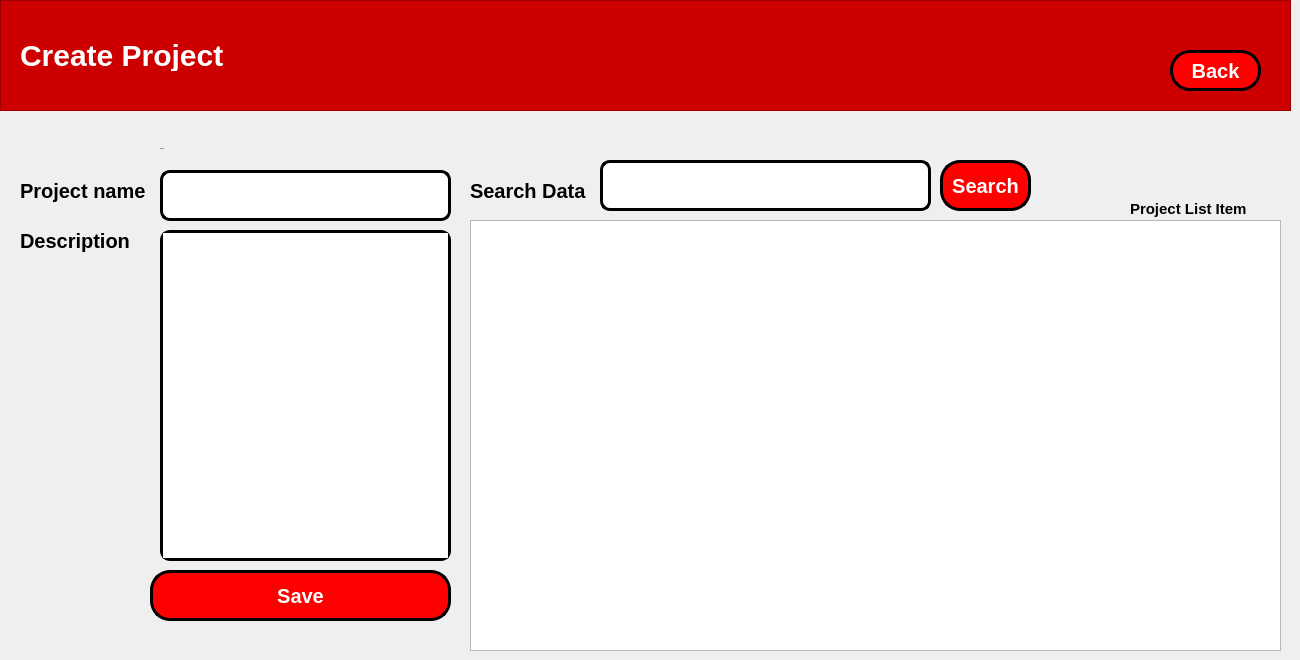
    <widget class="QWidget" name="createProject_2">
     <widget class="QFrame" name="frame_14">
      <property name="geometry">
       <rect>
        <x>0</x>
        <y>0</y>
        <width>1291</width>
        <height>111</height>
       </rect>
      </property>
      <property name="styleSheet">
       <string notr="true">QFrame {
	background-color: rgb(204, 0, 0);
	color: white;
}</string>
      </property>
      <property name="frameShape">
       <enum>QFrame::StyledPanel</enum>
      </property>
      <property name="frameShadow">
       <enum>QFrame::Raised</enum>
      </property>
      <widget class="QLabel" name="label_50">
       <property name="geometry">
        <rect>
         <x>20</x>
         <y>40</y>
         <width>211</width>
         <height>31</height>
        </rect>
       </property>
       <property name="styleSheet">
        <string notr="true">QLabel {
	font-size: 30px;
	font-weight: bold;
}</string>
       </property>
       <property name="text">
        <string>Create Project</string>
       </property>
      </widget>
      <widget class="QPushButton" name="btCreateProjectKembali">
       <property name="geometry">
        <rect>
         <x>1170</x>
         <y>50</y>
         <width>91</width>
         <height>41</height>
        </rect>
       </property>
       <property name="cursor">
        <cursorShape>PointingHandCursor</cursorShape>
       </property>
       <property name="layoutDirection">
        <enum>Qt::LeftToRight</enum>
       </property>
       <property name="styleSheet">
        <string notr="true">QPushButton {
	border-radius: 20px;
	background: red;
	color: white;
	font-weight: bold;
	font-size: 20px;
	border: 3px solid black;
  	text-align: center;
}

QPushButton:hover {
    background: qradialgradient(
        cx: 0.3, cy: -0.4, fx: 0.3, fy: -0.4,
        radius: 1.35, stop: 0 #fff, stop: 1 #bbb
        );
	color: black;
	border: 3px solid black;
    }

QPushButton:pressed {
    border-style: inset;
    background: qradialgradient(
        cx: 0.4, cy: -0.1, fx: 0.4, fy: -0.1,
        radius: 1.35, stop: 0 #fff, stop: 1 #ddd
        );
    }

QPushButton::icon {
    margin-bottom: 5px; 
}
</string>
       </property>
       <property name="text">
        <string>Back</string>
       </property>
       <property name="iconSize">
        <size>
         <width>50</width>
         <height>50</height>
        </size>
       </property>
       <property name="flat">
        <bool>false</bool>
       </property>
      </widget>
     </widget>
     <widget class="QLineEdit" name="txtCreateProjectNama">
      <property name="geometry">
       <rect>
        <x>160</x>
        <y>170</y>
        <width>291</width>
        <height>51</height>
       </rect>
      </property>
      <property name="styleSheet">
       <string notr="true">QLineEdit {
	border-radius: 10px;
	border: 3px solid black;
	font-size: 20px
}</string>
      </property>
     </widget>
     <widget class="QLineEdit" name="txtCreateProjectCari">
      <property name="geometry">
       <rect>
        <x>600</x>
        <y>160</y>
        <width>331</width>
        <height>51</height>
       </rect>
      </property>
      <property name="styleSheet">
       <string notr="true">QLineEdit {
	border-radius: 10px;
	border: 3px solid black;
	font-size: 20px;
}</string>
      </property>
     </widget>
     <widget class="QLabel" name="lbCreateProjectKode">
      <property name="geometry">
       <rect>
        <x>160</x>
        <y>140</y>
        <width>151</width>
        <height>17</height>
       </rect>
      </property>
      <property name="styleSheet">
       <string notr="true">QLabel {
	font-size: 1px;
}</string>
      </property>
      <property name="text">
       <string>$getCode</string>
      </property>
     </widget>
     <widget class="QLabel" name="label_51">
      <property name="geometry">
       <rect>
        <x>20</x>
        <y>170</y>
        <width>131</width>
        <height>41</height>
       </rect>
      </property>
      <property name="styleSheet">
       <string notr="true">QLabel {
	font-size: 20px;
	font-weight: bold;
}</string>
      </property>
      <property name="text">
       <string>Project name</string>
      </property>
     </widget>
     <widget class="QLabel" name="label_52">
      <property name="geometry">
       <rect>
        <x>470</x>
        <y>170</y>
        <width>121</width>
        <height>41</height>
       </rect>
      </property>
      <property name="styleSheet">
       <string notr="true">QLabel {
	font-size: 20px;
	font-weight: bold;
}</string>
      </property>
      <property name="text">
       <string>Search Data</string>
      </property>
     </widget>
     <widget class="QTableView" name="tbCreateProjectTabel">
      <property name="geometry">
       <rect>
        <x>470</x>
        <y>220</y>
        <width>811</width>
        <height>431</height>
       </rect>
      </property>
     </widget>
     <widget class="QPushButton" name="btCreateProjectCari">
      <property name="geometry">
       <rect>
        <x>940</x>
        <y>160</y>
        <width>91</width>
        <height>51</height>
       </rect>
      </property>
      <property name="cursor">
       <cursorShape>PointingHandCursor</cursorShape>
      </property>
      <property name="layoutDirection">
       <enum>Qt::LeftToRight</enum>
      </property>
      <property name="styleSheet">
       <string notr="true">QPushButton {
	border-radius: 20px;
	background: red;
	color: white;
	font-weight: bold;
	font-size: 20px;
	border: 3px solid black;
  	text-align: center;
}

QPushButton:hover {
    background: qradialgradient(
        cx: 0.3, cy: -0.4, fx: 0.3, fy: -0.4,
        radius: 1.35, stop: 0 #fff, stop: 1 #bbb
        );
	color: black;
	border: 3px solid black;
    }

QPushButton:pressed {
    border-style: inset;
    background: qradialgradient(
        cx: 0.4, cy: -0.1, fx: 0.4, fy: -0.1,
        radius: 1.35, stop: 0 #fff, stop: 1 #ddd
        );
    }

QPushButton::icon {
    margin-bottom: 5px; 
}
</string>
      </property>
      <property name="text">
       <string>Search</string>
      </property>
      <property name="iconSize">
       <size>
        <width>50</width>
        <height>50</height>
       </size>
      </property>
      <property name="flat">
       <bool>false</bool>
      </property>
     </widget>
     <widget class="QLabel" name="lbGetData_11">
      <property name="geometry">
       <rect>
        <x>1130</x>
        <y>200</y>
        <width>151</width>
        <height>17</height>
       </rect>
      </property>
      <property name="styleSheet">
       <string notr="true">QLabel {
	font-size: 15px;
	font-weight: bold;
}</string>
      </property>
      <property name="text">
       <string>Project List Item</string>
      </property>
     </widget>
     <widget class="QPushButton" name="btCreateProjectSimpan">
      <property name="geometry">
       <rect>
        <x>150</x>
        <y>570</y>
        <width>301</width>
        <height>51</height>
       </rect>
      </property>
      <property name="cursor">
       <cursorShape>PointingHandCursor</cursorShape>
      </property>
      <property name="layoutDirection">
       <enum>Qt::LeftToRight</enum>
      </property>
      <property name="styleSheet">
       <string notr="true">QPushButton {
	border-radius: 20px;
	background: red;
	color: white;
	font-weight: bold;
	font-size: 20px;
	border: 3px solid black;
  	text-align: center;
}

QPushButton:hover {
    background: qradialgradient(
        cx: 0.3, cy: -0.4, fx: 0.3, fy: -0.4,
        radius: 1.35, stop: 0 #fff, stop: 1 #bbb
        );
	color: black;
	border: 3px solid black;
    }

QPushButton:pressed {
    border-style: inset;
    background: qradialgradient(
        cx: 0.4, cy: -0.1, fx: 0.4, fy: -0.1,
        radius: 1.35, stop: 0 #fff, stop: 1 #ddd
        );
    }

QPushButton::icon {
    margin-bottom: 5px; 
}
</string>
      </property>
      <property name="text">
       <string>Save</string>
      </property>
      <property name="iconSize">
       <size>
        <width>50</width>
        <height>50</height>
       </size>
      </property>
      <property name="flat">
       <bool>false</bool>
      </property>
     </widget>
     <widget class="QTextEdit" name="txtCreateProjectKet">
      <property name="geometry">
       <rect>
        <x>160</x>
        <y>230</y>
        <width>291</width>
        <height>331</height>
       </rect>
      </property>
      <property name="styleSheet">
       <string notr="true">QTextEdit {
	border-radius: 10px;
	border: 3px solid black;
	font-size: 20px;
}</string>
      </property>
     </widget>
     <widget class="QLabel" name="label_53">
      <property name="geometry">
       <rect>
        <x>20</x>
        <y>220</y>
        <width>121</width>
        <height>41</height>
       </rect>
      </property>
      <property name="styleSheet">
       <string notr="true">QLabel {
	font-size: 20px;
	font-weight: bold;
}</string>
      </property>
      <property name="text">
       <string>Description</string>
      </property>
     </widget>
    </widget>
